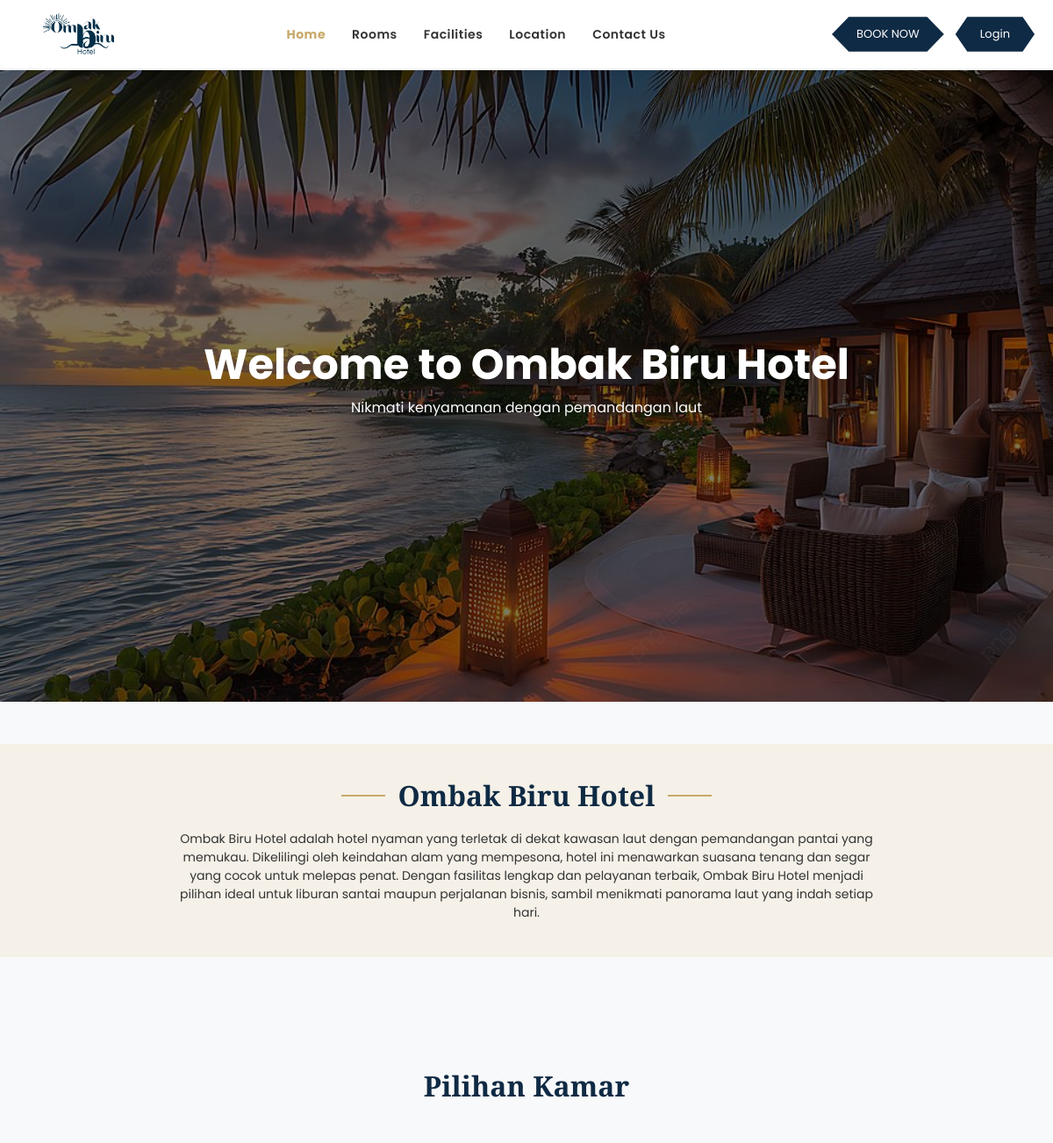
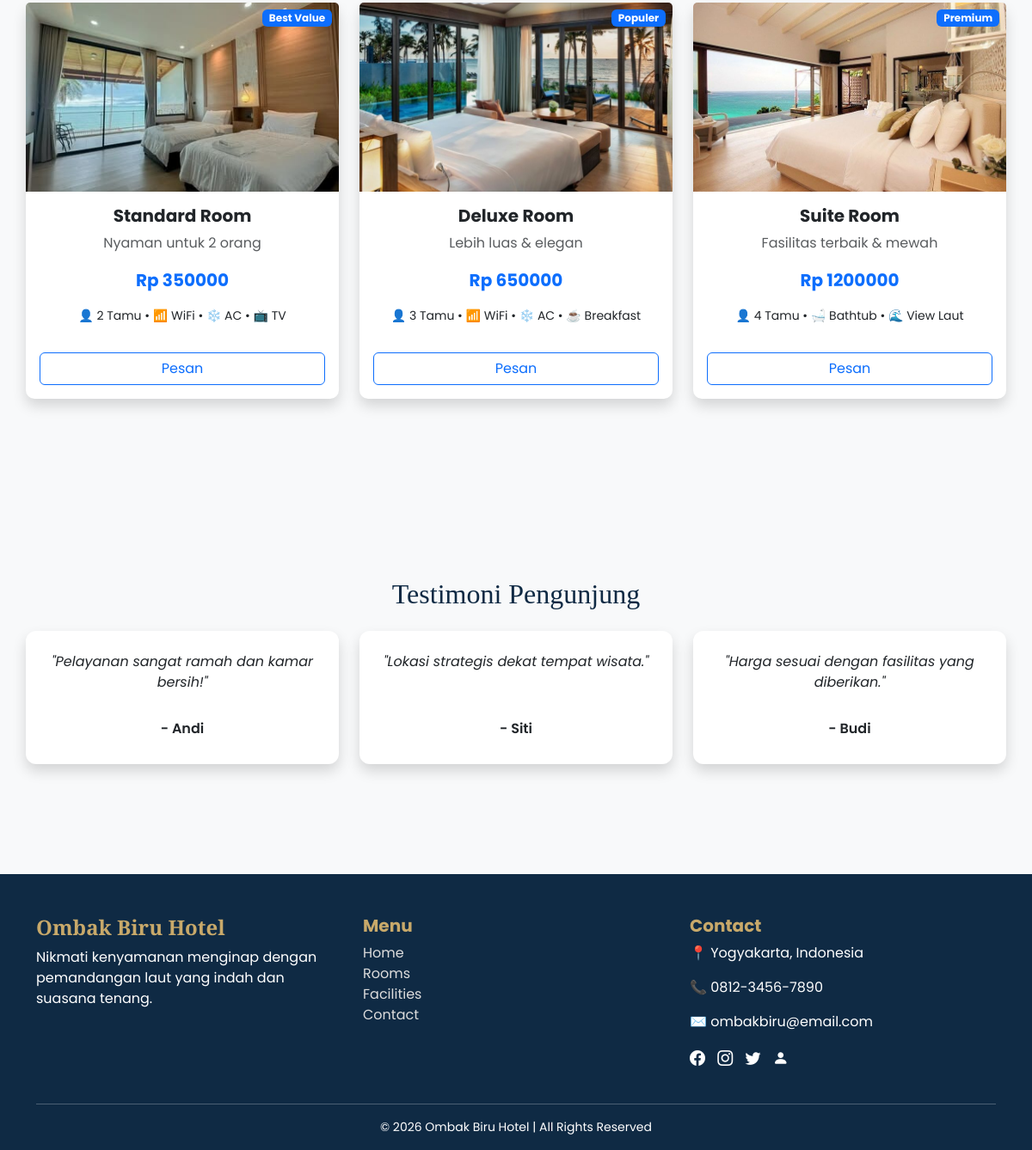
Page /dashboard.php on the committed database (2 pictures, top to bottom).
### tables this page shows
CREATE TABLE `kamar` (
  `id` int(11) NOT NULL,
  `nama` varchar(100) DEFAULT NULL,
  `deskripsi` text DEFAULT NULL,
  `harga` int(11) DEFAULT NULL,
  `fitur` text DEFAULT NULL,
  `gambar` varchar(255) DEFAULT NULL,
  `badge` varchar(50) DEFAULT NULL,
  `jumlah_unit` int(11) DEFAULT NULL
);

### dashboard.php (the view, shortened to what this page needs)
<?php
include 'koneksi.php';
$query = mysqli_query($conn, "SELECT * FROM kamar");
$kamar = mysqli_fetch_all($query, MYSQLI_ASSOC);
?>
<!DOCTYPE html>
<html lang="en">
<head>
    <link href="https://cdn.jsdelivr.net/npm/bootstrap@5.3.8/dist/css/bootstrap.min.css" rel="stylesheet">
    <link rel="stylesheet" href="https://cdn.jsdelivr.net/npm/bootstrap-icons@1.11.3/font/bootstrap-icons.css">
    <link rel="stylesheet" href="css/dashboard.css?v=1000">
</head>
<body>
<header class="navbar-custom d-flex align-items-center justify-content-between px-3">
    <div class="logo">
        <a href="dashboard.php">
            <img src="img/logo.png" alt="Logo">
        </a>
    </div>
    <div class="menu">
        <a href="#home" class="active">Home</a>
        <a href="#rooms">Rooms</a>
        <a href="fasilitas.php">Facilities</a>
        <a href="#location">Location</a>
        <a href="#location">Contact Us</a>
    </div>
    <div class="d-flex align-items-center">
        <a href="#rooms" class="btn-book">BOOK NOW</a>
        <?php if(isset($_SESSION['user'])): ?>
    <div class="dropdown ms-3">
        <a href="#"
           class="d-flex align-items-center text-decoration-none fw-semibold text-dark"
           data-bs-toggle="dropdown">
            <?= $_SESSION['user']['username']; ?>
            <i class="bi bi-person-circle ms-2"></i>
        </a>
        <ul class="dropdown-menu dropdown-menu-end mt-2">
            <li><a class="dropdown-item" href="riwayat.php">My Booking</a></li>
            <li><hr class="dropdown-divider"></li>
            <li><a class="dropdown-item text-danger" href="logout.php">Logout</a></li>
        </ul>
    </div>
<?php else: ?>
    <a href="login_user.php" class="btn-book ms-2">Login</a>
<?php endif; ?>
    </div>
</header>
<main>
<div class="hero-section" id="home">
    <div class="overlay">
        <div class="hero-content">
            <h1>Welcome to Ombak Biru Hotel</h1>
            <p>Nikmati kenyamanan dengan pemandangan laut</p>
        </div>
    </div>
</div>
<div class="about-section text-center my-5">
    <div class="title-line">
        <span></span>
        <h2>Ombak Biru Hotel</h2>
        <span></span>
    </div>
    <p>
        Ombak Biru Hotel adalah hotel nyaman yang terletak di dekat kawasan laut dengan pemandangan pantai yang memukau. Dikelilingi oleh keindahan alam yang mempesona, hotel ini menawarkan suasana tenang dan segar yang cocok untuk melepas penat. Dengan fasilitas lengkap dan pelayanan terbaik, Ombak Biru Hotel menjadi pilihan ideal untuk liburan santai maupun perjalanan bisnis, sambil menikmati panorama laut yang indah setiap hari.
    </p>
</div>
<div class="container kamar text-center my-5" id="rooms">
    <h2 class="mb-5 fw-bold">Pilihan Kamar</h2>
    <div class="row g-4">
    <?php foreach($kamar as $k) : ?>
    <div class="col-md-4 d-flex">
        <div class="card shadow w-100 d-flex flex-column">
            <div class="position-relative">
                <img src="<?= $k['gambar']; ?>" class="card-img-top">
                <span class="badge bg-primary position-absolute top-0 end-0 m-2">
                    <?= $k['badge']; ?>
                </span>
            </div>
            <div class="card-body text-center">
                <h5 class="fw-bold"><?= $k['nama']; ?></h5>
                <p class="text-muted"><?= $k['deskripsi']; ?></p>
                <p class="fw-bold text-primary fs-5">Rp <?= $k['harga']; ?></p>
                <p class="small"><?= $k['fitur']; ?></p>
                <a href="booking.php?id=<?= $k['id']; ?>" class="btn btn-outline-primary w-100 mt-3">
                    Pesan
                </a>
            </div>
        </div>
    </div>
    <?php endforeach; ?>
    </div>
</div>
<div class="container testimoni text-center my-5">
    <h2 class="mb-4">Testimoni Pengunjung</h2>
    <div class="row g-4">
        <div class="col-md-4 d-flex">
            <div class="card p-4 shadow w-100 d-flex flex-column justify-content-between">
                <p>"Pelayanan sangat ramah dan kamar bersih!"</p>
                <h6 class="mt-3">- Andi</h6>
            </div>
        </div>
        <div class="col-md-4 d-flex">
            <div class="card p-4 shadow w-100 d-flex flex-column justify-content-between">
                <p>"Lokasi strategis dekat tempat wisata."</p>
                <h6 class="mt-3">- Siti</h6>
            </div>
        </div>
        <div class="col-md-4 d-flex">
            <div class="card p-4 shadow w-100 d-flex flex-column justify-content-between">
                <p>"Harga sesuai dengan fasilitas yang diberikan."</p>
                <h6 class="mt-3">- Budi</h6>
            </div>
        </div>
    </div>
</div>
</main>
<footer class="footer-custom text-white pt-5 pb-3">
    <div class="container">
        <div class="row">
            <div class="col-md-4 mb-4">
                <h4 class="fw-bold">Ombak Biru Hotel</h4>
                <p>Nikmati kenyamanan menginap dengan pemandangan laut yang indah dan suasana tenang.</p>
            </div>
            <div class="col-md-4 mb-4">
                <h5 class="fw-bold">Menu</h5>
                <ul class="list-unstyled">
                    <li><a href="#">Home</a></li>
                    <li><a href="#">Rooms</a></li>
                    <li><a href="#">Facilities</a></li>
                    <li><a href="#">Contact</a></li>
                </ul>
            </div>
            <div class="col-md-4 mb-4" id="location">
                <h5 class="fw-bold">Contact</h5>
                <p>📍 Yogyakarta, Indonesia</p>
                <p>📞 0812-3456-7890</p>
                <p>✉️ ombakbiru@email.com</p>
                <div class="social-icons mt-3">
                    <a href="#"><i class="bi bi-facebook"></i></a>
                    <a href="#"><i class="bi bi-instagram"></i></a>
                    <a href="#"><i class="bi bi-twitter"></i></a>
                    <a href="login_admin.php" class="icon-user">
                        <i class="bi bi-person-fill"></i>
                    </a>
                </div>
            </div>
        </div>
        <hr class="bg-light">
        <p class="text-center small mb-0">
            &copy; 2026 Ombak Biru Hotel | All Rights Reserved
        </p>
    </div>
</footer>
</body>
</html>

### css/dashboard.css (style rules this page uses)
body { padding-top: 80px; color: #333; background-color: #f8f9fa; font-family: 'Poppins', sans-serif; }
h2, h3, h4 { font-family: 'Playfair Display', serif; color: #0f2a44; }
.navbar-custom { position: fixed; top: 0; left: 0; width: 100%; z-index: 1000; display: flex; align-items: center; justify-content: space-between; padding: 12px 60px; background: white; box-shadow: 0 2px 10px rgba(0,0,0,0.05); }
.logo img { height: 54px; transition: 0.3s; }
.logo { margin-left: 30px; }
.menu { display: flex; gap: 30px; margin: 0 auto; }
.menu a { text-decoration: none; color: #333; font-size: 14px; font-weight: 600; letter-spacing: 0.5px; transition: 0.3s; }
.menu a.active { color: #c8a96a; font-weight: 700; }
.btn-book { background: #0f2a44 !important; color: white; padding: 10px 28px; font-size: 13px; text-decoration: none; box-shadow: 0 4px 12px rgba(15, 42, 68, 0.3); margin-right: 5px; clip-path: polygon( 15% 0%, 85% 0%, 100% 50%, 85% 100%, 15% 100%, 0% 50% ); display: inline-block; transition: 0.3s; }
.hero-section { height: calc(100vh - 80px); background: url('../img/hotel.jpg') center/cover no-repeat; position: relative; }
.hero-section .overlay { position: absolute; inset: 0; background: rgba(0,0,0,0.5); display: flex; justify-content: center; align-items: center; text-align: center; }
.hero-section h1 { font-size: 3rem; color: white; font-weight: bold; }
.hero-content p { color: white; font-size: 16px; }
.kamar, .testimoni { padding: 80px 0; }
.card { border: none; border-radius: 10px; transition: 0.3s; }
.card-img-top { height: 220px; object-fit: cover; }
.about-section { background: #f5f1e8; padding: 40px 80px; }
.title-line { display: flex; align-items: center; justify-content: center; gap: 15px; margin-bottom: 20px; }
.title-line span { width: 50px; height: 2px; background-color: #c8a96a; }
.title-line h2 { margin: 0; font-weight: 600; }
.about-section p { max-width: 800px; margin: auto; font-size: 14px; }
.kamar .card { display: flex; flex-direction: column; height: 100%; }
.kamar .card-body { flex-grow: 1; display: flex; flex-direction: column; justify-content: space-between; }
.testimoni .card { height: 100%; border-radius: 12px; }
.testimoni p { font-style: italic; }
.testimoni h6 { font-weight: 600; }
.footer-custom { background-color: #0F2A44; }
.footer-custom h4, .footer-custom h5 { color: #C8A96A; }
.footer-custom a { color: #ddd; text-decoration: none; }
.social-icons a { color: white; margin-right: 10px; font-size: 18px; gap: 5px; }

### rows in the picture
kamar: gambar (picture), badge "Best Value", nama "Standard Room", deskripsi "Nyaman untuk 2 orang", harga "350000", fitur "👤 2 Tamu • 📶 WiFi • ❄️ AC • 📺 TV"
kamar: gambar (picture), badge "Populer", nama "Deluxe Room", deskripsi "Lebih luas & elegan", harga "650000", fitur "👤 3 Tamu • 📶 WiFi • ❄️ AC • ☕ Breakfast"
kamar: gambar (picture), badge "Premium", nama "Suite Room", deskripsi "Fasilitas terbaik & mewah", harga "1200000", fitur "👤 4 Tamu • 🛁 Bathtub • 🌊 View Laut"
